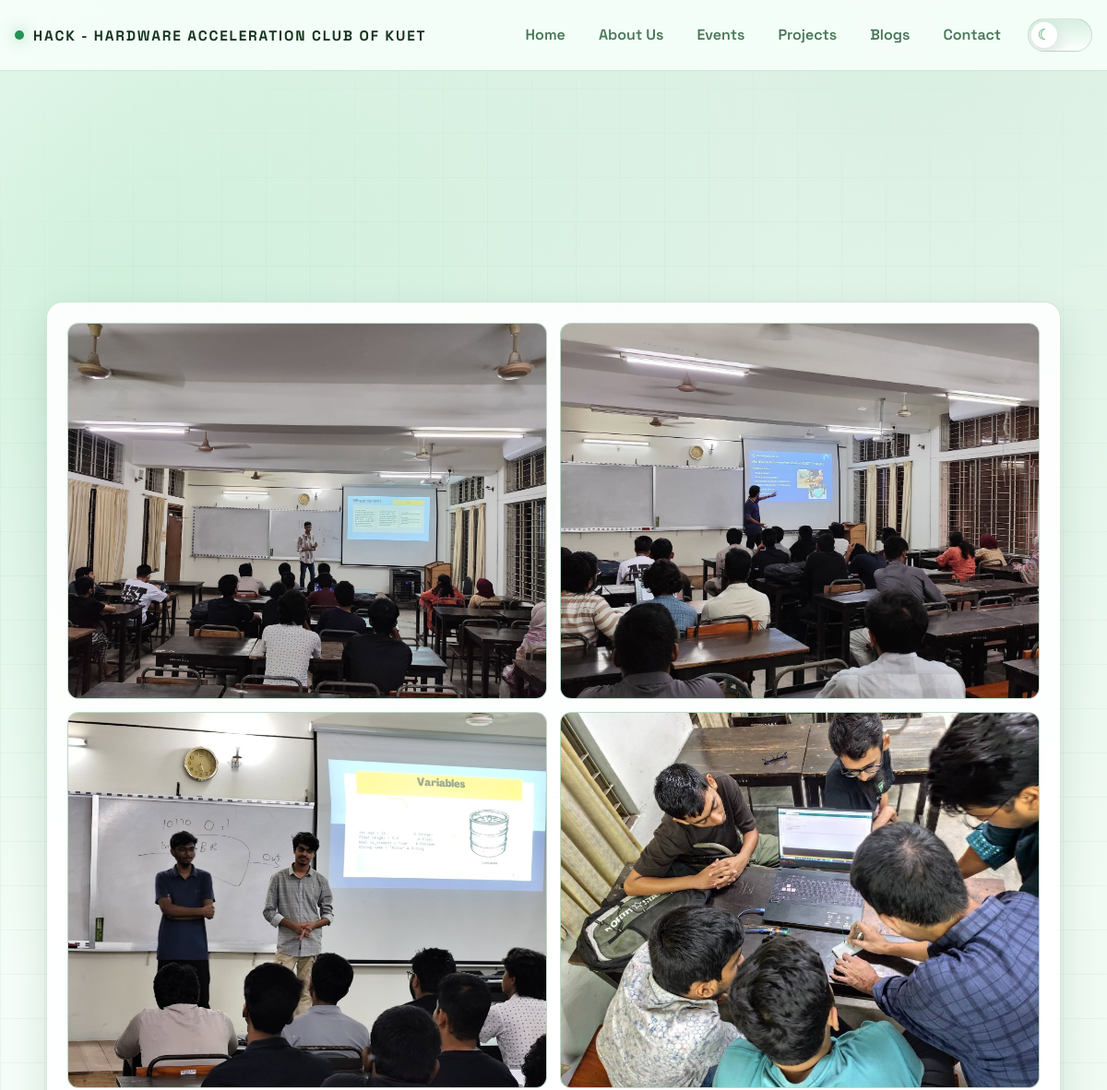
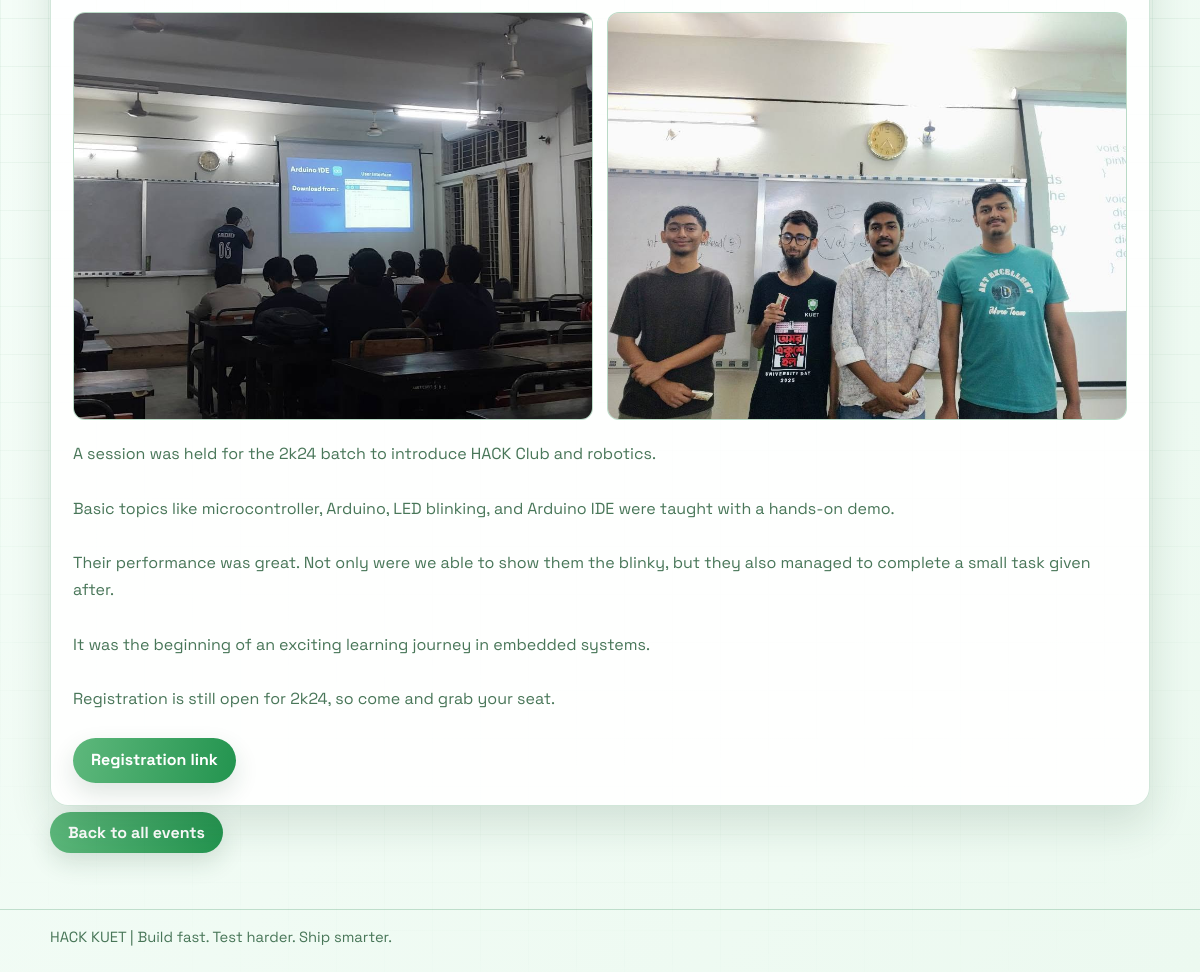
Page /activity-detail.php?slug=workshop-on-hack-club-robotics on the committed database (2 pictures, top to bottom).
### tables this page shows
CREATE TABLE IF NOT EXISTS `club_activities` (
  `id`                INT UNSIGNED NOT NULL AUTO_INCREMENT,
  `title`             VARCHAR(200) NOT NULL,
  `slug`              VARCHAR(220) NOT NULL,
  `activity_date`     DATE         NOT NULL,
  `description`       TEXT         NOT NULL,
  `content`           LONGTEXT     NOT NULL,
  `cover_image`       VARCHAR(255) NULL DEFAULT NULL,
  `gallery_images`    LONGTEXT     NULL DEFAULT NULL,
  `registration_link` VARCHAR(500) NULL DEFAULT NULL,
  `created_at`        TIMESTAMP    NOT NULL DEFAULT CURRENT_TIMESTAMP,
  `updated_at`        TIMESTAMP    NOT NULL DEFAULT CURRENT_TIMESTAMP ON UPDATE CURRENT_TIMESTAMP,
  PRIMARY KEY (`id`),
  UNIQUE KEY `uq_club_activity_slug` (`slug`),
  KEY `idx_club_activity_date` (`activity_date`)
);

### activity-detail.php (the view, shortened to what this page needs)
<?php
require_once __DIR__ . '/public-data.php';
$slug = trim($_GET['slug'] ?? '');
$activity = null;
if ($slug !== '') {
    $rows = public_rows("SELECT * FROM club_activities WHERE slug = ? LIMIT 1", [$slug]);
    $activity = $rows[0] ?? null;
}
    ?>
    <?php
$images = array_values(array_filter(array_map('trim', explode('|', (string) ($activity['gallery_images'] ?? '')))));
?>
    <main class="container">
        <article class="card activity-detail-card">
            <?php if (!empty($images)): ?>
                <div class="activity-gallery">
                    <?php foreach ($images as $image): ?>
                        <img src="<?= public_h($image) ?>" alt="<?= public_h($activity['title']) ?>">
                    <?php endforeach; ?>
                </div>
            <?php endif; ?>
            <div class="activity-content">
                <?= nl2br(public_h($activity['content'])) ?>
            </div>
            <?php if (!empty($activity['registration_link'])): ?>
                <p><a class="back-link-btn" href="<?= public_h($activity['registration_link']) ?>" target="_blank" rel="noopener noreferrer">Registration link</a></p>
            <?php endif; ?>
        </article>
        <section class="section back-link-section">
            <a class="back-link-btn" href="event.php">Back to all events</a>
        </section>
    </main>

### style.css (style rules this page uses)
:root { --bg-1: #f8fffb; --bg-2: #ecf9f0; --panel: rgba(255, 255, 255, 0.9); --panel-border: rgba(52, 140, 89, 0.22); --text: #17351f; --muted: #487658; --accent: #23944f; --accent-2: #5eb87c; --shadow: 0 18px 42px rgba(26, 74, 42, 0.14); --bg-glow-1: rgba(92, 196, 130, 0.24); --bg-glow-2: rgba(54, 157, 93, 0.15); --grid-line: rgba(42, 128, 76, 0.08); --header-bg: rgba(248, 255, 251, 0.88); --header-border: rgba(52, 140, 89, 0.2); --chip-border: rgba(52, 140, 89, 0.34); --timeline-border: rgba(52, 140, 89, 0.34); --input-border: rgba(52, 140, 89, 0.3); --input-bg: rgba(255, 255, 255, 0.96); --nav-hover-border: rgba(52, 140, 89, 0.48); --footer-border: rgba(52, 140, 89, 0.26); --btn-text: #ffffff; --focus-ring: rgba(35, 148, 79, 0.28); --brand-glow: rgba(35, 148, 79, 0.5); --toggle-track: rgba(35, 148, 79, 0.14); --toggle-track-hover: rgba(35, 148, 79, 0.22); --toggle-thumb: #ffffff; --toggle-thumb-shadow: 0 8px 18px rgba(26, 74, 42, 0.18); }
* { box-sizing: border-box; }
body { margin: 0; min-height: 100vh; color: var(--text); font-family: "Space Grotesk", "Segoe UI", sans-serif; background: radial-gradient(circle at 10% 15%, var(--bg-glow-1), transparent 35%), radial-gradient(circle at 80% 0%, var(--bg-glow-2), transparent 42%), linear-gradient(130deg, var(--bg-1), var(--bg-2)); overflow-x: hidden; transition: background 260ms ease, color 220ms ease; }
html, body { max-width: 100%; }
body::before { content: ""; position: fixed; inset: 0; pointer-events: none; background-image: linear-gradient(var(--grid-line) 1px, transparent 1px), linear-gradient(90deg, var(--grid-line) 1px, transparent 1px); background-size: 48px 48px; mask-image: radial-gradient(circle at center, black 30%, transparent 95%); }
.container { width: min(1100px, calc(100% - 32px)); margin: 0 auto; }
.section { padding: 24px 0 56px; }
.card { background: var(--panel); border: 1px solid var(--panel-border); border-radius: 18px; padding: 22px; box-shadow: var(--shadow); animation: riseIn 700ms ease both; }
.card p { margin: 0; color: var(--muted); line-height: 1.55; }
.activity-detail-card { display: grid; gap: 20px; }
.activity-gallery { display: grid; grid-template-columns: repeat(2, minmax(0, 1fr)); gap: 14px; }
.activity-gallery img { display: block; width: 100%; height: clamp(260px, 34vw, 460px); object-fit: cover; object-position: center; border-radius: 12px; border: 1px solid var(--panel-border); background: color-mix(in srgb, var(--panel) 86%, var(--accent) 14%); }
.activity-content { color: var(--muted); line-height: 1.7; white-space: normal; }
.js-reveal { opacity: 0; transform: translateY(20px); transition: opacity 420ms ease, transform 420ms ease; }
.back-link-btn { display: inline-flex; width: fit-content; align-items: center; justify-content: center; margin-top: 6px; border-radius: 999px; padding: 10px 18px; background: linear-gradient(100deg, var(--accent-2), var(--accent)); color: var(--btn-text); font-weight: 700; text-decoration: none; box-shadow: 0 10px 24px rgba(26, 74, 42, 0.14); transition: filter 180ms ease, transform 180ms ease; }
.back-link-section { padding-top: 0; display: flex; justify-content: flex-start; }

### rows in the picture
club_activities: title (picture), content "A session was held for the 2k24 batch to introduce HACK Club and robotics. Basic topics like microcontroller, Arduino, LED blinking, and Arduino IDE were taught with a hands-on demo. Their performance was great. Not only were we able to show them the blinky, but they also managed to complete a small task given after. It was the beginning of an exciting learning journey in embedded systems. Registration is still open for 2k24, so come and grab your seat."

### other values in the picture
public_h($label) "Home"
public_h($label) "About Us"
public_h($label) "Events"
public_h($label) "Projects"
public_h($label) "Blogs"
public_h($label) "Contact"
public_h($text) "HACK KUET | Build fast. Test harder. Ship smarter."
